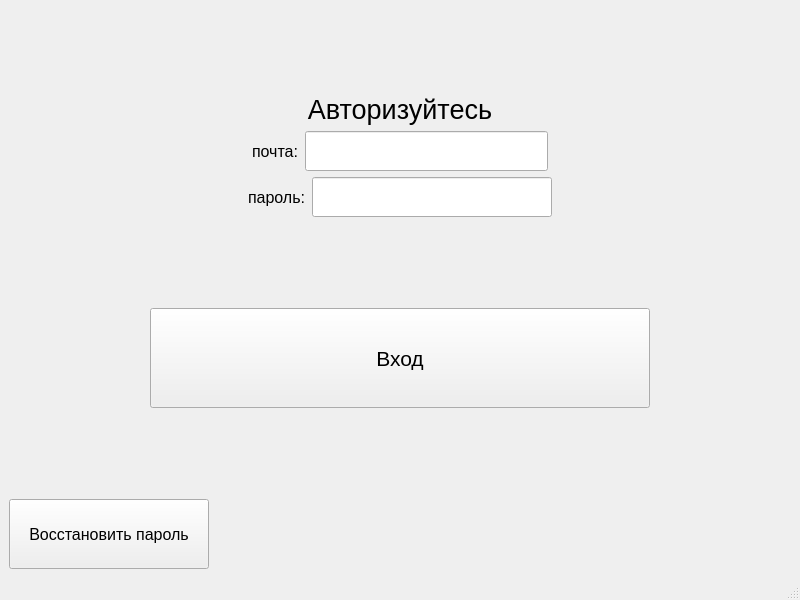
<?xml version="1.0" encoding="UTF-8"?>
<ui version="4.0">
 <class>MainWindow</class>
 <widget class="QMainWindow" name="MainWindow">
  <property name="geometry">
   <rect>
    <x>0</x>
    <y>0</y>
    <width>800</width>
    <height>600</height>
   </rect>
  </property>
  <property name="windowTitle">
   <string>MainWindow</string>
  </property>
  <widget class="QWidget" name="centralwidget">
   <layout class="QVBoxLayout" name="verticalLayout">
    <item>
     <spacer name="verticalSpacer_2">
      <property name="orientation">
       <enum>Qt::Vertical</enum>
      </property>
      <property name="sizeHint" stdset="0">
       <size>
        <width>20</width>
        <height>40</height>
       </size>
      </property>
     </spacer>
    </item>
    <item>
     <widget class="QLabel" name="registration">
      <property name="font">
       <font>
        <pointsize>20</pointsize>
       </font>
      </property>
      <property name="text">
       <string>Авторизуйтесь</string>
      </property>
      <property name="alignment">
       <set>Qt::AlignCenter</set>
      </property>
     </widget>
    </item>
    <item>
     <layout class="QHBoxLayout" name="horizontalLayout">
      <item>
       <spacer name="horizontalSpacer">
        <property name="orientation">
         <enum>Qt::Horizontal</enum>
        </property>
        <property name="sizeHint" stdset="0">
         <size>
          <width>40</width>
          <height>20</height>
         </size>
        </property>
       </spacer>
      </item>
      <item>
       <widget class="QLabel" name="label_2">
        <property name="font">
         <font>
          <pointsize>12</pointsize>
         </font>
        </property>
        <property name="text">
         <string>почта:</string>
        </property>
       </widget>
      </item>
      <item>
       <widget class="QLineEdit" name="email">
        <property name="minimumSize">
         <size>
          <width>0</width>
          <height>40</height>
         </size>
        </property>
        <property name="text">
         <string/>
        </property>
       </widget>
      </item>
      <item>
       <spacer name="horizontalSpacer_2">
        <property name="orientation">
         <enum>Qt::Horizontal</enum>
        </property>
        <property name="sizeHint" stdset="0">
         <size>
          <width>40</width>
          <height>20</height>
         </size>
        </property>
       </spacer>
      </item>
     </layout>
    </item>
    <item>
     <layout class="QHBoxLayout" name="horizontalLayout_2">
      <item>
       <spacer name="horizontalSpacer_3">
        <property name="orientation">
         <enum>Qt::Horizontal</enum>
        </property>
        <property name="sizeHint" stdset="0">
         <size>
          <width>40</width>
          <height>20</height>
         </size>
        </property>
       </spacer>
      </item>
      <item>
       <widget class="QLabel" name="label_password">
        <property name="font">
         <font>
          <pointsize>12</pointsize>
         </font>
        </property>
        <property name="text">
         <string>пароль:</string>
        </property>
       </widget>
      </item>
      <item>
       <widget class="QLineEdit" name="password">
        <property name="minimumSize">
         <size>
          <width>0</width>
          <height>40</height>
         </size>
        </property>
       </widget>
      </item>
      <item>
       <spacer name="horizontalSpacer_4">
        <property name="orientation">
         <enum>Qt::Horizontal</enum>
        </property>
        <property name="sizeHint" stdset="0">
         <size>
          <width>40</width>
          <height>20</height>
         </size>
        </property>
       </spacer>
      </item>
     </layout>
    </item>
    <item>
     <spacer name="verticalSpacer_3">
      <property name="orientation">
       <enum>Qt::Vertical</enum>
      </property>
      <property name="sizeHint" stdset="0">
       <size>
        <width>20</width>
        <height>40</height>
       </size>
      </property>
     </spacer>
    </item>
    <item>
     <layout class="QHBoxLayout" name="horizontalLayout_4">
      <item>
       <widget class="QPushButton" name="enter">
        <property name="minimumSize">
         <size>
          <width>0</width>
          <height>100</height>
         </size>
        </property>
        <property name="maximumSize">
         <size>
          <width>500</width>
          <height>16777215</height>
         </size>
        </property>
        <property name="font">
         <font>
          <pointsize>16</pointsize>
         </font>
        </property>
        <property name="text">
         <string>Вход</string>
        </property>
       </widget>
      </item>
     </layout>
    </item>
    <item>
     <spacer name="verticalSpacer_4">
      <property name="orientation">
       <enum>Qt::Vertical</enum>
      </property>
      <property name="sizeHint" stdset="0">
       <size>
        <width>20</width>
        <height>40</height>
       </size>
      </property>
     </spacer>
    </item>
    <item>
     <widget class="QPushButton" name="password_new">
      <property name="minimumSize">
       <size>
        <width>0</width>
        <height>70</height>
       </size>
      </property>
      <property name="maximumSize">
       <size>
        <width>200</width>
        <height>16777215</height>
       </size>
      </property>
      <property name="font">
       <font>
        <pointsize>12</pointsize>
       </font>
      </property>
      <property name="text">
       <string>Восстановить пароль</string>
      </property>
     </widget>
    </item>
   </layout>
  </widget>
  <widget class="QMenuBar" name="menubar">
   <property name="geometry">
    <rect>
     <x>0</x>
     <y>0</y>
     <width>800</width>
     <height>21</height>
    </rect>
   </property>
  </widget>
  <widget class="QStatusBar" name="statusbar"/>
 </widget>
 <resources/>
 <connections/>
</ui>
